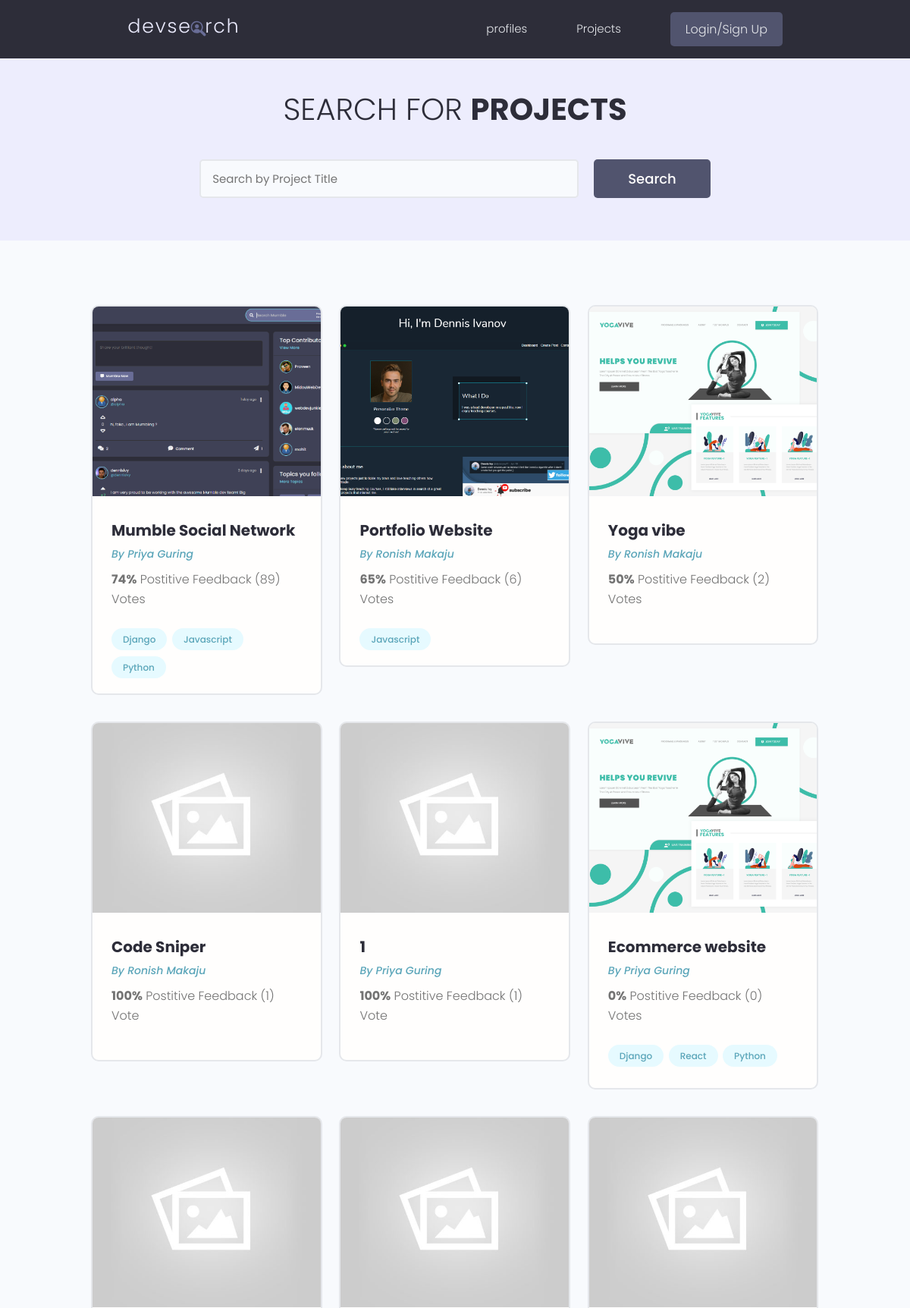
The page /projects/ (upper part) on the database as committed earlier.
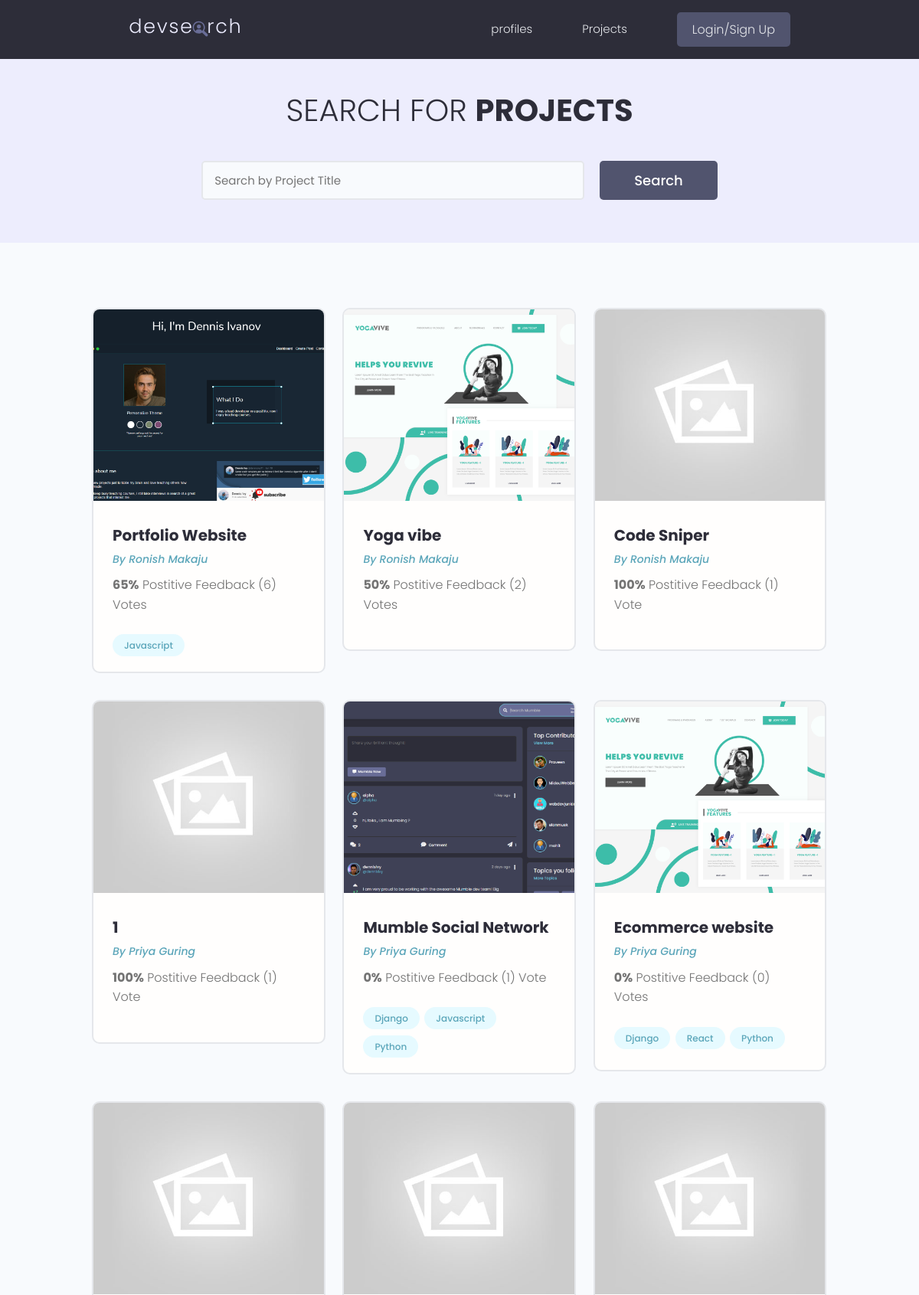
The same page on the database as committed later.
### projects/models.py (models this page shows, shortened)
class Project(models.Model):
    owner = models.ForeignKey(Profile, null=True, blank=True, on_delete=models.SET_NULL)
    title = models.CharField(max_length=200)
    description = models.TextField(null=True, blank=True)
    featured_image = models.ImageField(null=True, blank=True, default="default.jpg")
    demo_link = models.CharField(max_length=2000, blank=True, null=True)
    source_link = models.CharField(max_length=2000, null=True, blank=True)
    tags = models.ManyToManyField(
        "Tag", blank=True
    )  # tag class mathi bhako bhaye cotes chai daina
    vote_total = models.IntegerField(default=0, null=True, blank=True)
    vote_ratio = models.IntegerField(default=0, null=True, blank=True)
    created = models.DateTimeField(auto_now_add=True)
    id = models.UUIDField(
        default=uuid.uuid4, unique=True, primary_key=True, editable=False
    )
    class Meta:
        ordering = ["-vote_total", "-vote_ratio", "created"]

class Tag(models.Model):
    name = models.CharField(max_length=400)
    created = models.DateTimeField(auto_now_add=True)
    id = models.UUIDField(
        default=uuid.uuid4, unique=True, primary_key=True, editable=False
    )
    def __str__(self):
        return self.name

### users/models.py (models this page shows, shortened)
class Profile(models.Model):
    user = models.OneToOneField(User, on_delete=models.CASCADE, null=True, blank=True)
    name = models.CharField(max_length=200, blank=True, null=True)
    username = models.CharField(max_length=200, blank=True, null=True)
    location = models.CharField(max_length=200, blank=True, null=True)
    email = models.EmailField(max_length=500, blank=True, null=True)
    short_intro = models.CharField(max_length=200, blank=True, null=True)
    bio = models.TextField(blank=True, null=True)
    profile_image = models.ImageField(
        null=True,
        blank=True,
        upload_to="profiles/",
        default="profiles/user-default.png",
    )
    Social_github = models.CharField(max_length=200, blank=True, null=True)
    Social_twitter = models.CharField(max_length=200, blank=True, null=True)
    Social_linkedin = models.CharField(max_length=200, blank=True, null=True)
    Social_youtube = models.CharField(max_length=200, blank=True, null=True)
    Social_website = models.CharField(max_length=200, blank=True, null=True)
    id = models.UUIDField(
        default=uuid.uuid4, unique=True, primary_key=True, editable=False
    )
    created = models.DateTimeField(auto_now_add=True)

### projects/views.py (the view)
# urls.py: path("projects/", views.getProjects),
def projects(request):
    projects, search_query = searchProjects(request)
    projects, custom_range, paginator = paginateProjects(request, projects, 9)
    context = {
        "projectsList": projects,
        "search_query": search_query,
        "paginator": paginator,
        "custom_range": custom_range,
    }
    return render(request, "projects/projects.html", context)

### projects/utils.py (called while the page is built)
def searchProjects(request):
    search_query = ""
    if request.GET.get("text"):
        search_query = request.GET.get("text")
    projects = Project.objects.distinct().filter(
        Q(title__icontains=search_query)
        | Q(owner__name__icontains=search_query)
        | Q(description__icontains=search_query)
        | Q(tags__name__icontains=search_query)
    )
    return projects, search_query

def paginateProjects(request, projects, result):
    page = request.GET.get("page")  # query string
    paginator = Paginator(projects, result)
    try:
        projects = paginator.page(page)
    except PageNotAnInteger:
        page = 1
        projects = paginator.page(page)
    except EmptyPage:
        page = paginator.num_pages  # gives the number of page
        projects = paginator.page(page)
    leftIndex = int(page) - 4
    if leftIndex < 1:
        leftIndex = 1
    rightIndex = int(page) + 5
    if rightIndex > paginator.num_pages:
        rightIndex = paginator.num_pages
    custom_range = range(leftIndex, rightIndex + 1)
    return projects, custom_range, paginator

### projects/templates/projects/projects.html (shortened to what this page needs)
{% extends 'main.html'%}
{% block content%}
<main class="projects">
    <section class="hero-section text-center">
        <div class="container container--narrow">
            <div class="hero-section__box">
                <h2>Search for <span>Projects</span></h2>
            </div>
            <div class="hero-section__search">
                <form class="form" action="{% url 'projects'%}" method="get" id="searchForm">
                    <div class="form__field">
                        <input class="input input--text" id="formInput#search" type="text" name="text"
                            value="{{search_query}}" placeholder="Search by Project Title" />
                    </div>
                    <input class="btn btn--sub btn--lg" type="submit" value="Search" />
                </form>
            </div>
        </div>
    </section>
    <section class="projectsList">
        <div class="container">
            <div class="grid grid--three">
                {% for projectsList in projectsList%}
                <div class="column">
                    <div class="card project">
                        <a href="{%url 'project' projectsList.id%}" class="project">
                            <img class="project__thumbnail" src="{{projectsList.featured_image.url}}"
                                alt="project thumbnail" />
                            <div class="card__body">
                                <h3 class="project__title">{{projectsList.title}}</h3>
                                <p><a class="project__author" href="{%url 'user-profile' projectsList.owner.id %}">By
                                        {{projectsList.owner.name}}</a></p>
                                <p class="project--rating">
                                    <span style="font-weight: bold;">{{projectsList.vote_ratio}}%</span> Postitive
                                    Feedback ({{projectsList.vote_total}}) Vote{{projectsList.vote_total|pluralize:"s"}}
                                </p>
                                <div class="project__tags">
                                    {%for tags in projectsList.tags.all%}
                                    <span class="tag tag--pill tag--main">
                                        <small>{{tags}}</small>
                                    </span>
                                    {%endfor%}
                                </div>
                            </div>
                        </a>
                    </div>
                </div>
                {%endfor%}
            </div>
        </div>
    </section>
</main>
{% endblock content %}

Rows that differ between the two databases and show on the page:
changed Project "Mumble Social Network": vote_ratio "74" → "0"; vote_total "89" → "1"; moves down the list
